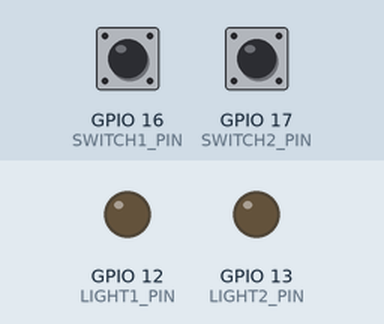
Recording of a sketch running on a simulated ESP32. Parts: output pins drawn as LEDs (lit = HIGH). Inputs (shaded band) come from the test bench; at power-on: GPIO 16 (SWITCH1_PIN) HIGH, GPIO 17 (SWITCH2_PIN) HIGH. WiFi joins after 1.5 s; servers stay silent unless stated; what the sketch prints to the serial monitor is not drawn.

Above: at 2.7 s.
2.8 s: GPIO 16 (SWITCH1_PIN) pulled LOW for 3.2 s
At 6.4 s:
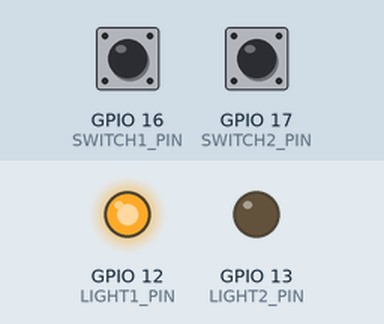
8.1 s: GPIO 17 (SWITCH2_PIN) pulled LOW for 0.15 s
At 8.47 s:
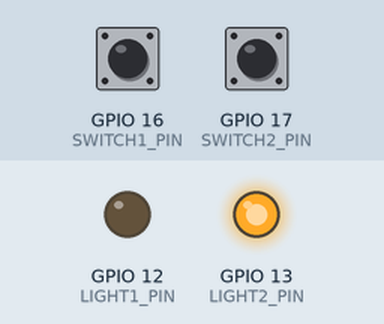
Timing chart, 0 to 11.1 s (numbered marks = the images above; inputs shaded):
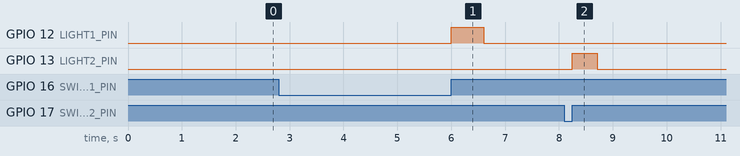

The sketch:

ESP32_LightControl.ino
```cpp
//-----------------------------------------------------------------
// Title    : ESP32_LightControl
// Function : Lighting control code for use on ESP32 boards
// History  : 20211006
//-----------------------------------------------------------------

#include <WiFi.h>

//시리얼 통신의 보드레이트설정
#define BOADRATE 115200

//와이파이 통신에 필요한 정보
#define AP_SSID "lab10"
#define AP_PSWD "1234567890"
#define HOST_IP "192.168.0.3"
#define PORT 80

//센서들의 핀설정
#define LIGHT1_PIN 12
#define LIGHT2_PIN 13
#define SWITCH1_PIN 16
#define SWITCH2_PIN 17

IPAddress server(192,168,0,3);
WiFiClient client;

//flag = 0 : LIGHT1 OFF LIGHT2 OFF
//flag = 1 : LIGHT1 ON  LIGHT2 OFF
//flag = 2 : LIGHT1 OFF LIGHT2 ON
//flag = 3 : LIGHT1 ON  LIGHT2 ON
int flag = 0;
int check1 = 0;
int check2 = 0;
int stat1 = 0;
int stat2 = 0;

void setup() {
  Serial.begin(BOADRATE);
  Serial.print("start");

  // We start by connecting to a WiFi network
  Serial.println();
  Serial.print("Connecting to ");
  Serial.println(AP_SSID);

  WiFi.begin(AP_SSID, AP_PSWD);
  while (WiFi.status() != WL_CONNECTED) {
      delay(500);
      Serial.print(".");}

  Serial.println("");
  Serial.println("WiFi connected");

  pinMode(LIGHT1_PIN, OUTPUT);
  pinMode(LIGHT2_PIN, OUTPUT);
  pinMode(SWITCH1_PIN, INPUT_PULLUP);
  pinMode(SWITCH2_PIN, INPUT_PULLUP);
  attachInterrupt(digitalPinToInterrupt(SWITCH1_PIN), toggleSW1, RISING);
  attachInterrupt(digitalPinToInterrupt(SWITCH2_PIN), toggleSW2, RISING);

}

void loop() {
  if(client.connect(server, PORT)) {
    Serial.println("server connected");

    flag = communication();
    Serial.println(flag);

    if(flag == 0){ lightOff(LIGHT1_PIN);  lightOff(LIGHT2_PIN); }
    if(flag == 1){ lightOn(LIGHT1_PIN);   lightOff(LIGHT2_PIN); }
    if(flag == 2){ lightOff(LIGHT1_PIN);  lightOn(LIGHT2_PIN);  }
    if(flag == 3){ lightOn(LIGHT1_PIN);   lightOn(LIGHT2_PIN);  }

    sendStat();
    client.flush();

  }
  delay(500);
}

void toggleSW1(){
  if(stat1 == 0){
    Serial.println("1 on");
    digitalWrite(LIGHT1_PIN, HIGH);
    stat1 = 1;
  }
  else if(stat1 == 1){
    Serial.println("1 off");
     digitalWrite(LIGHT1_PIN, LOW);
    stat1 = 0;
  }

  if(flag == 0) flag = 1;
  else if(flag == 1) flag = 0;
  else if(flag == 2) flag = 3;
  else if(flag == 3) flag = 2;


  Serial.println(flag);
  delayMicroseconds(10000);
}

void toggleSW2(){
  if(stat2 == 0){
    Serial.println("2 on");
    digitalWrite(LIGHT2_PIN, HIGH);
    stat2 = 1;
  }
  else if(stat2 == 1){
    Serial.println("2 off");
    digitalWrite(LIGHT2_PIN, LOW);
    stat2 = 0;
  }

  if(flag == 0) flag = 2;
  else if(flag == 1) flag = 3;
  else if(flag == 2) flag = 0;
  else if(flag == 3) flag = 1;


  Serial.println(flag);
  delayMicroseconds(10000);
}

int communication(){
  if(client.available()){
//      String to charArray code
    String buf = client.readStringUntil('\r');

    String cmd = buf.substring(0,2);
    if(cmd == "L1"){
      String str = buf.substring(3,4);
      check1 = buf.substring(3,4).toInt();
      if(check1 != check2){
        check2 = check1;
        Serial.println(str);
        if(str == "0") return 0;
        else if(str == "1") return 1;
        else if(str == "2") return 2;
        else if(str == "3") return 3;
      }
    }
    check1 = flag;
    return check1;
  }
}

// Light 상태 전송
void sendStat(){
  String str = "L1-" + String(flag);
  client.write((char*)str.c_str(), str.length());
  client.write('\r');
  Serial.println(str);
}

//스위치 눌렸을 때 동작
int switchFlag(){
  if(flag == 0){    //flag = 0 : LIGHT1 OFF LIGHT2 OFF
    if(digitalRead(SWITCH1_PIN) == HIGH){return 1;}
    if(digitalRead(SWITCH2_PIN) == HIGH){return 2;}
  }
  if(flag == 1){    //flag = 1 : LIGHT1 ON  LIGHT2 OFF
    if(digitalRead(SWITCH1_PIN) == HIGH){return 0;}
    if(digitalRead(SWITCH2_PIN) == HIGH){return 3;}
  }
  if(flag == 2){    //flag = 2 : LIGHT1 OFF LIGHT2 ON
    if(digitalRead(SWITCH1_PIN) == HIGH){return 3;}
    if(digitalRead(SWITCH2_PIN) == HIGH){return 0;}
  }
  if(flag == 3){    //flag = 3 : LIGHT1 ON  LIGHT2 ON
    if(digitalRead(SWITCH1_PIN) == HIGH){return 2;}
    if(digitalRead(SWITCH2_PIN) == HIGH){return 1;}
  }
}

//조명 켜기
void lightOn(int pin){
  digitalWrite(pin, HIGH);
  Serial.print(pin);
  Serial.println(" : 조명 ON");
}

//조명 끄기
void lightOff(int pin){
  digitalWrite(pin, LOW);
  Serial.print(pin);
  Serial.println(" : 조명 OFF");
}
```

Measured:
- after the input at 2.8 s, GPIO 12 (LIGHT1_PIN): LOW → HIGH after 3.2 s, → LOW 0.61 s later
- after the input at 8.1 s, GPIO 13 (LIGHT2_PIN): LOW → HIGH after 0.15 s, → LOW 0.46 s later
